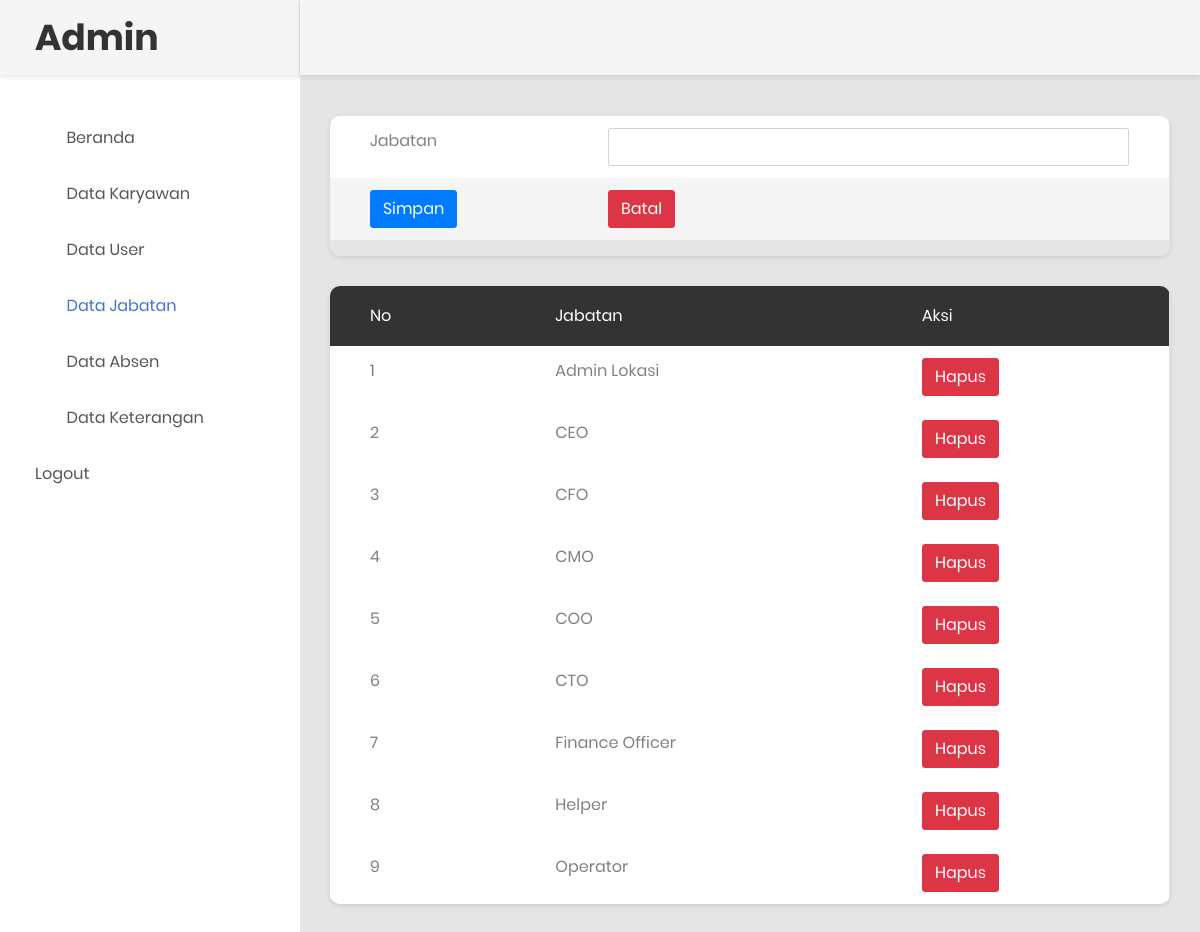
Page /datajabatan.php (signed in) on the committed database.
### tables this page shows
CREATE TABLE `tb_jabatan` (
  `id` int(11) NOT NULL,
  `jabatan` varchar(255) NOT NULL
);

### datajabatan.php (the view, shortened to what this page needs)
<!DOCTYPE html>
<html lang="en">
<head>
    <link rel="stylesheet" href="https://maxcdn.bootstrapcdn.com/bootstrap/4.5.2/css/bootstrap.min.css">
    <link rel="stylesheet" type="text/css" href="css/bootstrap.css" media="all">
    <link href="css/font-face.css" rel="stylesheet" media="all">
    <link href="vendor/font-awesome-4.7/css/font-awesome.min.css" rel="stylesheet" media="all">
    <link href="vendor/font-awesome-5/css/fontawesome-all.min.css" rel="stylesheet" media="all">
    <link href="vendor/mdi-font/css/material-design-iconic-font.min.css" rel="stylesheet" media="all">
    <link href="vendor/bootstrap-4.1/bootstrap.min.css" rel="stylesheet" media="all">
    <link href="vendor/animsition/animsition.min.css" rel="stylesheet" media="all">
    <link href="vendor/bootstrap-progressbar/bootstrap-progressbar-3.3.4.min.css" rel="stylesheet" media="all">
    <link href="vendor/wow/animate.css" rel="stylesheet" media="all">
    <link href="vendor/css-hamburgers/hamburgers.min.css" rel="stylesheet" media="all">
    <link href="vendor/slick/slick.css" rel="stylesheet" media="all">
    <link href="vendor/select2/select2.min.css" rel="stylesheet" media="all">
    <link href="vendor/perfect-scrollbar/perfect-scrollbar.css" rel="stylesheet" media="all">
    <link href="css/theme.css" rel="stylesheet" media="all">
</head>
<body class="animsition">
    <div class="page-wrapper">
        <aside class="menu-sidebar d-none d-lg-block">
            <div class="logo">
                <a href="#">
                   <h1>Admin</h1>
                </a>
            </div>
            <div class="menu-sidebar__content js-scrollbar1">
                <nav class="navbar-sidebar">
                    <ul class="list-unstyled navbar__list">
                        <li>
                            <a class="js-arrow" href="admin.php">
                                <i class="fas fa-tachometer-alt"></i>Beranda</a>
                        </li>
                        <li>
                            <a href="datakaryawan.php">
                                <i class="fas fa-chart-bar"></i>Data Karyawan</a>
                        </li>
                        <li>
                            <a href="datauser.php">
                                <i class="fas fa-table"></i>Data User</a>
                        </li>
                        <li class="active has-sub">
                            <a href="datajabatan.php">
                                <i class="far fa-check-square"></i>Data Jabatan</a>
                        </li>
                        <li>
                            <a href="data_absen.php">
                                <i class="fas fa-calendar-alt"></i>Data Absen</a>
                        </li>
                        <li>
                            <a href="data_keterangan.php">
                                <i class="fas fa-table"></i>Data Keterangan
                            </a>
                        </li>
                        <li>
                            <a href="logout.php">Logout</a>
                        </li>
                    </ul>
                </nav>
            </div>
        </aside>
        <div class="page-container">
            <header class="header-desktop">
            </header>
            <div class="main-content">
                <div class="section__content section__content--p30">
                    <div class="container-fluid">
                        <div class="row">
                           <div class="table-responsive table--no-card m-b-30">
                            <form action="jabatan_sv.php" method="post">
                                <div class="form-group">
                                <table class="table table-borderless table-striped table-earning" >
                                        <tbody>
                                            <tr>
                                                <td>Jabatan</td>
                                                <td>
                                                <input type="text" class="form-control" name="jabatan" autocomplete="off">
                                            </td>
                                            </tr>
                                            <tr>
                                                <td><button type="submit" name="simpan" class="btn btn-primary">Simpan</button></td>
                                                <td><input type="reset" name="" value="Batal" class="btn btn-danger"></td>
                                            </tr>
                                      </tbody>
                                    </table>
                                        </div>
                            </form>
                                </div>
                        </div>
                        <div class="row">
                                <div class="table-responsive table--no-card m-b-30">
                                    <table class="table table-borderless table-striped table-earning">
                                        <thead>
                                            <tr>
                                                <th>No</th>
                                                <th>Jabatan</th>
                                                <th>Aksi</th>
                                            </tr>
                                        </thead>
                                        <?php
                                            include 'koneksi.php';
                                            $sql = "SELECT * FROM tb_jabatan";
                                            $query = mysqli_query($koneksi, $sql);
                                            $no = 1;
                                            while ($row = mysqli_fetch_array($query)) {
                                         ?>
                                        <tbody>
                                            <tr>
                                                <td><?php echo $no ?></td>
                                                <td><?php echo $row['jabatan']; ?></td>
                                                <td> <a href="hapus_jabatan.php?id=<?php echo $row['id']; ?>"><button class="btn btn-danger" onclick="return confirm('yakin ingin dihapus?');">Hapus</button></a></td>
                                            </tr>
                                           <?php
                                           $no++;
                                       }
                                            ?>
                                        </tbody>
                                    </table>
                                </div>
                            </div>
                </div>
            </div>
        </div>
    </div>
</body>
</html>

### rows in the picture
tb_jabatan: jabatan "Admin Lokasi"
tb_jabatan: jabatan "CEO"
tb_jabatan: jabatan "CFO"
tb_jabatan: jabatan "CMO"
tb_jabatan: jabatan "COO"
tb_jabatan: jabatan "CTO"
tb_jabatan: jabatan "Finance Officer"
tb_jabatan: jabatan "Helper"
tb_jabatan: jabatan "Operator"
